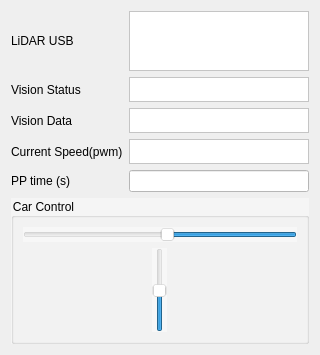
           <widget class="QWidget" name="ControlPattel" native="true">
            <property name="sizePolicy">
             <sizepolicy hsizetype="Maximum" vsizetype="Preferred">
              <horstretch>0</horstretch>
              <verstretch>0</verstretch>
             </sizepolicy>
            </property>
            <layout class="QVBoxLayout" name="FunctionBtnLayout">
             <item>
              <layout class="QVBoxLayout" name="verticalLayout_13">
               <item>
                <layout class="QHBoxLayout" name="horizontalLayout_9">
                 <item>
                  <widget class="QLabel" name="label_5">
                   <property name="sizePolicy">
                    <sizepolicy hsizetype="Preferred" vsizetype="Preferred">
                     <horstretch>0</horstretch>
                     <verstretch>0</verstretch>
                    </sizepolicy>
                   </property>
                   <property name="text">
                    <string>LiDAR USB</string>
                   </property>
                  </widget>
                 </item>
                 <item>
                  <widget class="QTextEdit" name="LidarUSB_text">
                   <property name="sizePolicy">
                    <sizepolicy hsizetype="Preferred" vsizetype="Preferred">
                     <horstretch>0</horstretch>
                     <verstretch>0</verstretch>
                    </sizepolicy>
                   </property>
                   <property name="maximumSize">
                    <size>
                     <width>180</width>
                     <height>60</height>
                    </size>
                   </property>
                   <property name="styleSheet">
                    <string notr="true">background-color: rgb(255, 255, 255);</string>
                   </property>
                  </widget>
                 </item>
                </layout>
               </item>
               <item>
                <layout class="QHBoxLayout" name="horizontalLayout_5">
                 <item>
                  <widget class="QLabel" name="label">
                   <property name="sizePolicy">
                    <sizepolicy hsizetype="Preferred" vsizetype="Preferred">
                     <horstretch>0</horstretch>
                     <verstretch>0</verstretch>
                    </sizepolicy>
                   </property>
                   <property name="text">
                    <string>Vision Status</string>
                   </property>
                  </widget>
                 </item>
                 <item>
                  <widget class="QTextEdit" name="VisionStatus_text">
                   <property name="sizePolicy">
                    <sizepolicy hsizetype="Preferred" vsizetype="Preferred">
                     <horstretch>0</horstretch>
                     <verstretch>0</verstretch>
                    </sizepolicy>
                   </property>
                   <property name="maximumSize">
                    <size>
                     <width>180</width>
                     <height>25</height>
                    </size>
                   </property>
                   <property name="styleSheet">
                    <string notr="true">background-color: rgb(255, 255, 255);</string>
                   </property>
                  </widget>
                 </item>
                </layout>
               </item>
               <item>
                <layout class="QHBoxLayout" name="horizontalLayout_8">
                 <item>
                  <widget class="QLabel" name="label_4">
                   <property name="sizePolicy">
                    <sizepolicy hsizetype="Preferred" vsizetype="Preferred">
                     <horstretch>0</horstretch>
                     <verstretch>0</verstretch>
                    </sizepolicy>
                   </property>
                   <property name="text">
                    <string>Vision Data</string>
                   </property>
                  </widget>
                 </item>
                 <item>
                  <widget class="QTextEdit" name="VisionData_text">
                   <property name="sizePolicy">
                    <sizepolicy hsizetype="Preferred" vsizetype="Preferred">
                     <horstretch>0</horstretch>
                     <verstretch>0</verstretch>
                    </sizepolicy>
                   </property>
                   <property name="maximumSize">
                    <size>
                     <width>180</width>
                     <height>25</height>
                    </size>
                   </property>
                   <property name="styleSheet">
                    <string notr="true">background-color: rgb(255, 255, 255);</string>
                   </property>
                  </widget>
                 </item>
                </layout>
               </item>
               <item>
                <layout class="QHBoxLayout" name="horizontalLayout_11">
                 <item>
                  <widget class="QLabel" name="label_6">
                   <property name="sizePolicy">
                    <sizepolicy hsizetype="Preferred" vsizetype="Preferred">
                     <horstretch>0</horstretch>
                     <verstretch>0</verstretch>
                    </sizepolicy>
                   </property>
                   <property name="text">
                    <string>Current Speed(pwm)</string>
                   </property>
                  </widget>
                 </item>
                 <item>
                  <widget class="QTextEdit" name="CurrentSpeed_text">
                   <property name="sizePolicy">
                    <sizepolicy hsizetype="Preferred" vsizetype="Preferred">
                     <horstretch>0</horstretch>
                     <verstretch>0</verstretch>
                    </sizepolicy>
                   </property>
                   <property name="maximumSize">
                    <size>
                     <width>180</width>
                     <height>25</height>
                    </size>
                   </property>
                   <property name="styleSheet">
                    <string notr="true">background-color: rgb(255, 255, 255);</string>
                   </property>
                  </widget>
                 </item>
                </layout>
               </item>
               <item>
                <layout class="QHBoxLayout" name="horizontalLayout_20">
                 <item>
                  <widget class="QLabel" name="label_16">
                   <property name="text">
                    <string>PP time (s)</string>
                   </property>
                  </widget>
                 </item>
                 <item>
                  <widget class="QLineEdit" name="line_pp_time">
                   <property name="sizePolicy">
                    <sizepolicy hsizetype="MinimumExpanding" vsizetype="Fixed">
                     <horstretch>0</horstretch>
                     <verstretch>0</verstretch>
                    </sizepolicy>
                   </property>
                   <property name="maximumSize">
                    <size>
                     <width>180</width>
                     <height>40</height>
                    </size>
                   </property>
                   <property name="styleSheet">
                    <string notr="true">background-color: rgb(255, 255, 255);</string>
                   </property>
                  </widget>
                 </item>
                </layout>
               </item>
              </layout>
             </item>
             <item>
              <widget class="QGroupBox" name="groupBox">
               <property name="styleSheet">
                <string notr="true">background-color: rgba(255, 255, 255, 100);</string>
               </property>
               <property name="title">
                <string>Car Control</string>
               </property>
               <layout class="QVBoxLayout" name="verticalLayout_24">
                <item>
                 <widget class="QSlider" name="slider_steer">
                  <property name="minimum">
                   <number>315</number>
                  </property>
                  <property name="maximum">
                   <number>495</number>
                  </property>
                  <property name="value">
                   <number>400</number>
                  </property>
                  <property name="orientation">
                   <enum>Qt::Horizontal</enum>
                  </property>
                  <property name="invertedAppearance">
                   <bool>true</bool>
                  </property>
                 </widget>
                </item>
                <item>
                 <layout class="QHBoxLayout" name="horizontalLayout_17">
                  <item>
                   <widget class="QSlider" name="slider_speed">
                    <property name="minimum">
                     <number>310</number>
                    </property>
                    <property name="maximum">
                     <number>490</number>
                    </property>
                    <property name="singleStep">
                     <number>1</number>
                    </property>
                    <property name="value">
                     <number>400</number>
                    </property>
                    <property name="orientation">
                     <enum>Qt::Vertical</enum>
                    </property>
                   </widget>
                  </item>
                 </layout>
                </item>
               </layout>
              </widget>
             </item>
            </layout>
           </widget>
